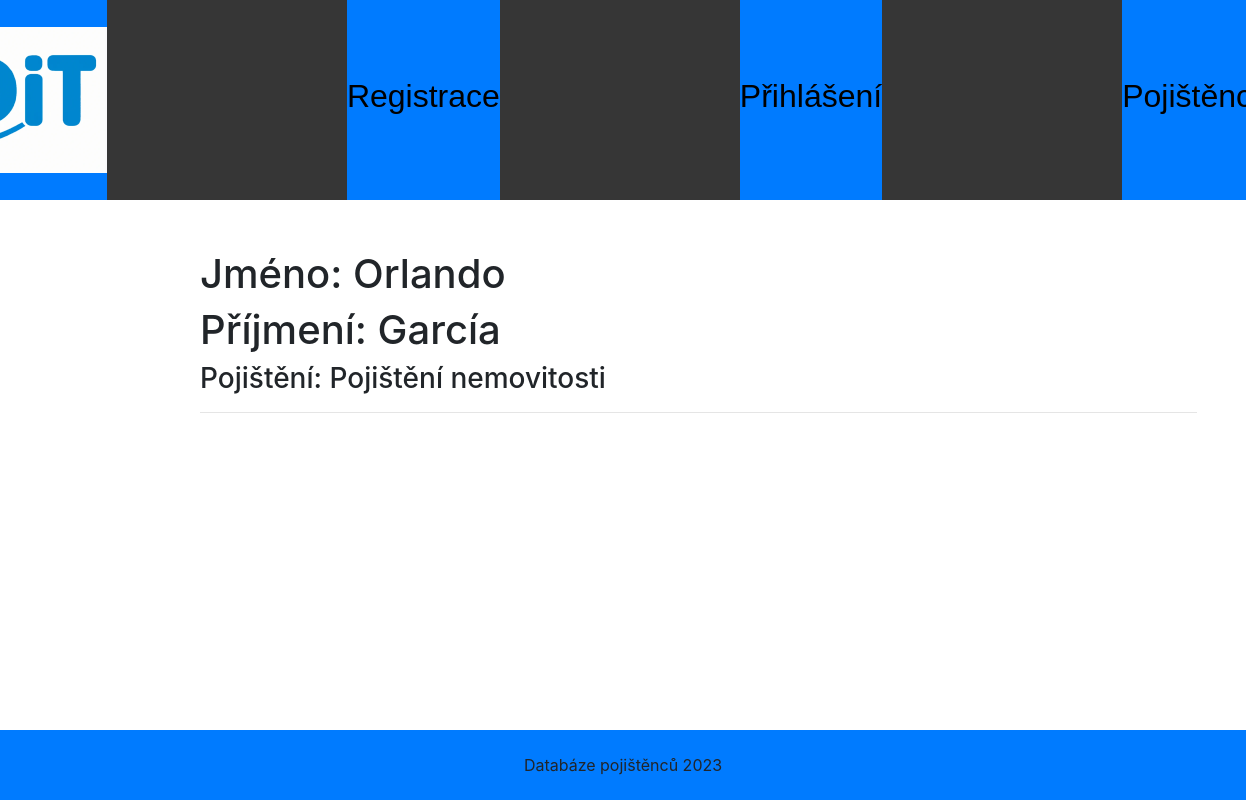
The page /databaze_pojistencu/7/pojistenec_detail/ on the database its author committed.
### databaze_pojistencu/models.py (models this page shows, shortened)
class Pojistenec(models.Model):
    jmeno = models.CharField(max_length=200, verbose_name="Jméno")
    prijmeni = models.CharField(max_length=180, verbose_name="Příjmení")
    vek = models.CharField(max_length=180, default='', verbose_name="Věk")
    adresa = models.CharField(max_length=180, default='', verbose_name="Adresa")
    pojisteni = models.ForeignKey(Pojisteni, on_delete=models.SET_NULL, null=True, verbose_name="Druh pojištění")
    detail_pojisteni = models.ManyToManyField(Detail_pojisteni)
    def __init__(self, *args, **kwargs):
        super(Pojistenec, self).__init__(*args, **kwargs)
    class Meta:
        verbose_name="Pojištěnec"
        verbose_name_plural="Pojištěnci"

class Pojisteni(models.Model):
    nazev_pojisteni = models.CharField(max_length=80, verbose_name="Pojištění")
    class Meta:
        verbose_name="Pojištění"
        verbose_name_plural="Pojištění"

### databaze_pojistencu/views.py (the view, shortened to what this page needs)
# urls.py: path("<int:pk>/pojistenec_detail/", views.CurrentPojistenecView.as_view(), name="pojistenec_detail"),
class CurrentPojistenecView(generic.DetailView):
    model = Pojistenec
    template_name = "databaze_pojistencu/pojistenec_detail.html"
    def get(self, request, pk):
        try:
            pojistenec = self.get_object()
        except:
            return redirect("pojistenec_index")
        return render(request, self.template_name, {"pojistenec" : pojistenec})

### databaze_pojistencu/templates/databaze_pojistencu/pojistenec_detail.html (shortened to what this page needs)
{% extends "base.html" %}
{% block content %}
    <h1> Jméno: {{ pojistenec.jmeno }} </h1>
    <h1> Příjmení: {{ pojistenec.prijmeni }} </h1></small>
    <h3> Pojištění: {{pojistenec.pojisteni.nazev_pojisteni}} </h3>
    <hr>
{% endblock %}

### databaze_pojistencu/static/css/style.css (style rules this page uses)
html, body { width: 100%; height: 100%; margin: 0; }

### rows shown on the page
Pojistenec: jmeno "Orlando", prijmeni "García", pojisteni.nazev_pojisteni "Pojištění nemovitosti"
